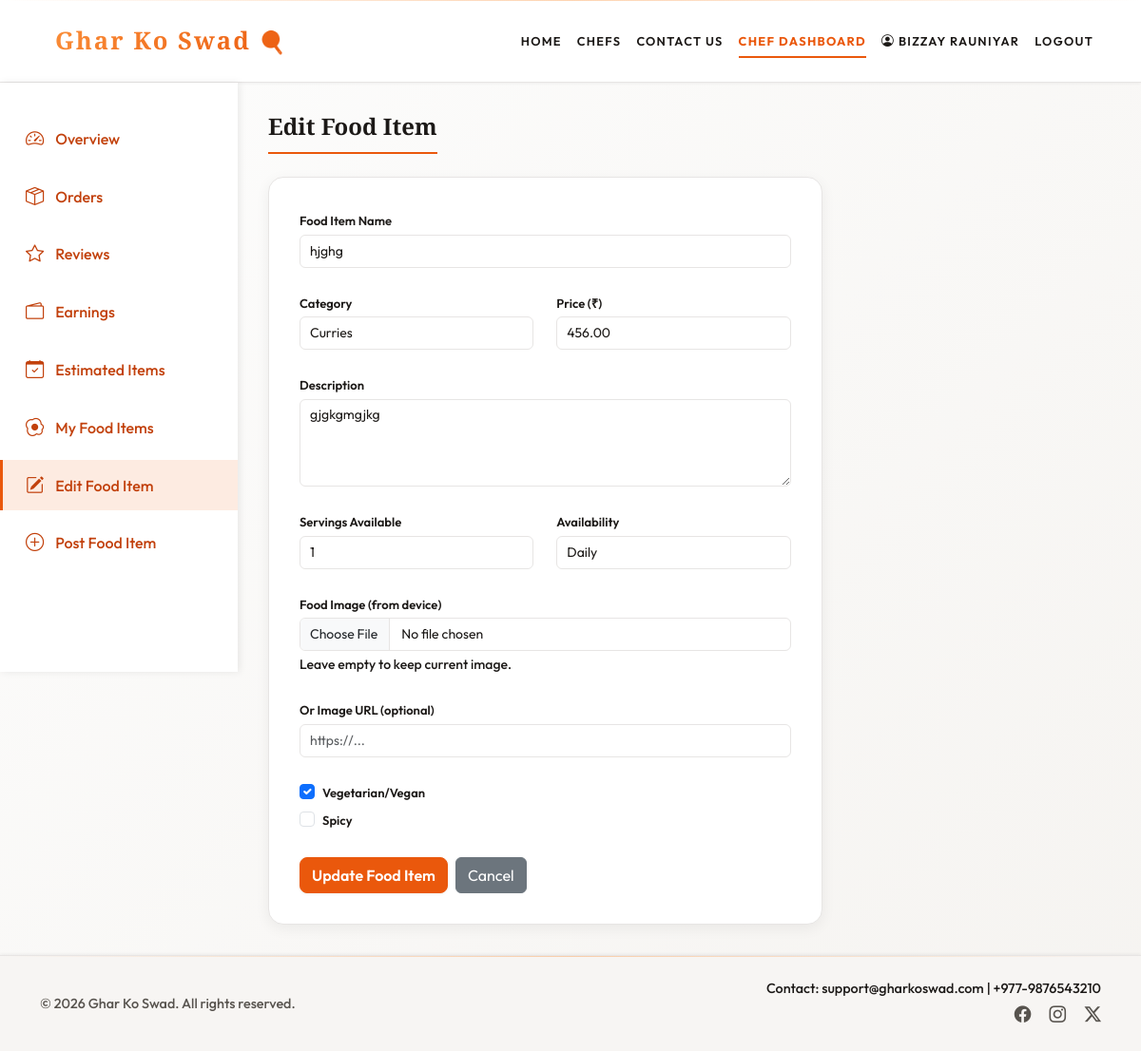
/chef-dashboard/?edit=1 (signed in), run on an earlier commit of the app's database.
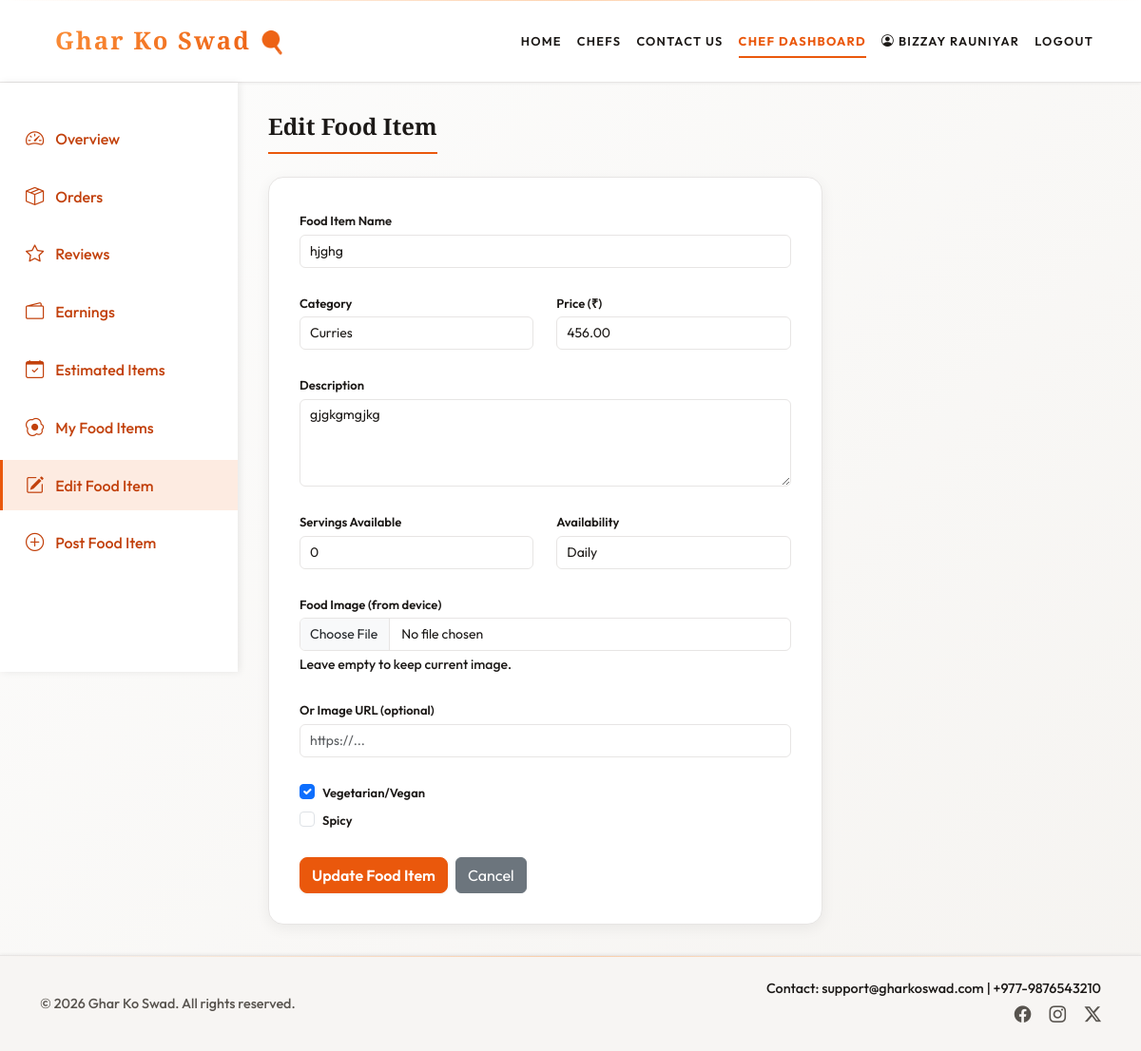
And on a later commit of the database.
### core/models.py (models this page shows, shortened)
class FoodItem(models.Model):
    CATEGORY_CHOICES = [
        ('rice', 'Rice'),
        ('veg', 'Veg'),
        ('non_veg', 'Non-veg'),
        ('sweets_mithai', 'Sweets (Mithai)'),
        ('breads', 'Breads'),
        ('sweets_desserts', 'Sweets & Desserts'),
        ('pickles_sides', 'Pickles & Side Dishes'),
        ('curries', 'Curries'),
        ('soups', 'Soups'),
        ('snacks', 'Snacks'),
        ('nepali', 'Nepali'),
        ('indian', 'Indian'),
        ('other', 'Other (add your own)'),
    ]
    AVAILABILITY_CHOICES = [
        ('daily', 'Daily'),
        ('weekdays', 'Weekdays Only'),
        ('weekends', 'Weekends Only'),
        ('custom', 'Custom'),
    ]
    chef = models.ForeignKey(settings.AUTH_USER_MODEL, on_delete=models.CASCADE, related_name='food_items')
    name = models.CharField(max_length=200)
    category = models.CharField(max_length=30, choices=CATEGORY_CHOICES, default='other')
    category_custom = models.CharField(max_length=100, blank=True, help_text='When category is Other, your own category name')
    price = models.DecimalField(max_digits=10, decimal_places=2)
    description = models.TextField(blank=True)
    image = models.ImageField(upload_to='food/%Y/%m/', blank=True, null=True)
    image_url = models.URLField(blank=True, max_length=500)
    servings_available = models.PositiveIntegerField(default=10)
    availability = models.CharField(max_length=20, choices=AVAILABILITY_CHOICES, default='daily')
    is_vegetarian = models.BooleanField(default=True)
    is_spicy = models.BooleanField(default=False)
    created_at = models.DateTimeField(auto_now_add=True)
    class Meta:
        ordering = ['-created_at']
    def get_display_category(self):
        if self.category == 'other' and getattr(self, 'category_custom', None):
            return (self.category_custom or '').strip()
        try:
            return self.get_category_display()
        except (AttributeError, ValueError):
            return getattr(self, 'category', '') or 'Other'

### core/views.py (the view, shortened to what this page needs)
# urls.py: path('chef-dashboard/', views.chef_dashboard, name='chef_dashboard'),
@login_required(login_url='core:login')
def chef_dashboard(request):
    if not getattr(request.user, 'is_active', True):
        auth_logout(request)
        messages.error(request, 'Your account has been disabled. Please contact support.')
        return redirect('core:login')
    if _user_role(request.user) != 'chef':
        messages.warning(request, 'Only chefs can access the Chef Dashboard.')
        return redirect('core:index')
    chef = request.user
    orders = Order.objects.filter(chef=chef).select_related('customer', 'food_item').order_by('-created_at')[:50]
    delivered_orders = Order.objects.filter(chef=chef, status='delivered').select_related('food_item').order_by('-created_at')[:30]
    reviews = Review.objects.filter(food_item__chef=chef).select_related('customer', 'food_item').order_by('-created_at')[:50]
    food_items = FoodItem.objects.filter(chef=chef, servings_available__gt=0)
    chef_food_items = FoodItem.objects.filter(chef=chef).order_by('-created_at')
    from django.db.models.functions import Coalesce
    delivered = Order.objects.filter(chef=chef, status='delivered')
    earnings_total = 0
    for o in delivered:
        earnings_total += _parse_total(o.total)
    this_month = delivered.filter(created_at__month=timezone.now().month, created_at__year=timezone.now().year)
    earnings_month = sum(_parse_total(o.total) for o in this_month)
    pending_count = Order.objects.filter(chef=chef).filter(status='pending').count()
    completed_count = Order.objects.filter(chef=chef).filter(status='delivered').count()
    from django.db.models import Avg
    avg_rating = Review.objects.filter(food_item__chef=chef).aggregate(Avg('rating'))['rating__avg'] or 0
    from .estimation import get_estimated_portions_for_chef
    try:
        estimation_result = get_estimated_portions_for_chef(chef)
    except Exception:
        estimation_result = {'estimates': [], 'total_suggested': 0, 'total_actual_7': 0}
    edit_item = None
    edit_id = request.GET.get('edit')
    if edit_id:
        edit_item = FoodItem.objects.filter(chef=chef, id=edit_id).first()
    return render(request, 'core/chef_dashboard.html', {
        'orders': orders,
        'delivered_orders': delivered_orders,
        'reviews': reviews,
        'food_items': food_items,
        'chef_food_items': chef_food_items,
        'pending_count': pending_count,
        'completed_count': completed_count,
        'earnings_total': int(earnings_total),
        'earnings_month': int(earnings_month),
        'avg_rating': round(float(avg_rating), 1),
        'estimation_result': estimation_result,
        'edit_item': edit_item,
    })

### core/context_processors.py (called while the page is built)
def user_profile(request):
    class ProfileRole:
        def __init__(self, role):
            self.role = role
    role = getattr(request.user, 'user_type', None) if request.user.is_authenticated else None
    return {'user_profile': ProfileRole(role) if role else None}

### core/estimation.py (called while the page is built)
def _category_index(category):
    try:
        return CATEGORY_KEYS.index(category) if category in CATEGORY_KEYS else len(CATEGORY_KEYS) - 1
    except (ValueError, TypeError):
        return len(CATEGORY_KEYS) - 1

### core/views.py (called while the page is built)
def _parse_total(s):
    if not s:
        return Decimal('0')
    s = re.sub(r'[^\d.]', '', str(s))
    try:
        return Decimal(s)
    except Exception:
        return Decimal('0')

def _user_role(user):
    if not user.is_authenticated:
        return None
    return getattr(user, 'user_type', None)

### templates/core/chef_dashboard.html (shortened to what the changed rows need)
{% extends 'base.html' %}
{% load static %}
{% block content %}
<div class="dashboard-container">
    <div class="main-content">
        <section id="edit-food" class="content-section {% if not edit_item %}d-none{% endif %}">
            <h2 class="section-title">Edit Food Item</h2>
            {% if edit_item %}
            <div class="row">
                <div class="col-lg-8">
                    <div class="form-section">
                        <form method="post" action="{% url 'core:chef_dashboard' %}" enctype="multipart/form-data">
                            <div class="mb-4">
                                <label class="form-label">Food Item Name</label>
                                <input type="text" name="food_name" class="form-control" value="{{ edit_item.name }}" required>
                            </div>
                            <div class="row">
                                <div class="col-md-6 mb-4">
                                    <label class="form-label">Category</label>
                                    <select name="category" id="editCategory" class="form-select" required>
                                        <option value="curries" {% if edit_item.category == 'curries' %}selected{% endif %}>Curries</option>
                                    </select>
                                </div>
                                <div class="col-md-6 mb-4">
                                    <label class="form-label">Price (₹)</label>
                                    <input type="number" name="price" class="form-control" value="{{ edit_item.price }}" min="0" step="0.01" required>
                                </div>
                            </div>
                            <div class="mb-4">
                                <label class="form-label">Description</label>
                                <textarea name="description" class="form-control" rows="4">{{ edit_item.description|default:'' }}</textarea>
                            </div>
                            <div class="row">
                                <div class="col-md-6 mb-4">
                                    <label class="form-label">Servings Available</label>
                                    <input type="number" name="servings_available" class="form-control" value="{{ edit_item.servings_available }}" min="0">
                                </div>
                                <div class="col-md-6 mb-4">
                                    <label class="form-label">Availability</label>
                                    <select name="availability" class="form-select">
                                        <option value="daily" {% if edit_item.availability == 'daily' %}selected{% endif %}>Daily</option>
                                    </select>
                                </div>
                            </div>
                            <div class="mb-4">
                                <label class="form-label">Food Image (from device)</label>
                                <input type="file" name="image" class="form-control" accept="image/*">
                                <small class="text-muted d-block mt-1">Leave empty to keep current image.</small>
                            </div>
                            <div class="mb-4">
                                <label class="form-label">Or Image URL (optional)</label>
                                <input type="url" name="image_url" class="form-control" value="{{ edit_item.image_url|default:'' }}" placeholder="https://...">
                            </div>
                            <div class="mb-4">
                                <div class="form-check">
                                    <input class="form-check-input" type="checkbox" name="is_vegetarian" id="editVegan" {% if edit_item.is_vegetarian %}checked{% endif %}>
                                    <label class="form-check-label" for="editVegan">Vegetarian/Vegan</label>
                                </div>
                                <div class="form-check">
                                    <input class="form-check-input" type="checkbox" name="is_spicy" id="editSpicy" {% if edit_item.is_spicy %}checked{% endif %}>
                                    <label class="form-check-label" for="editSpicy">Spicy</label>
                                </div>
                            </div>
                            <div class="d-flex gap-2">
                                <button type="submit" class="btn btn-primary">Update Food Item</button>
                                <a href="{% url 'core:chef_dashboard' %}#my-food" class="btn btn-secondary">Cancel</a>
                            </div>
                        </form>
                    </div>
                </div>
            </div>
            {% else %}
            <p class="text-muted">Select a food item to edit from <a href="#" class="sidebar-item" data-section="my-food">My Food Items</a>.</p>
            {% endif %}
        </section>
    </div>
</div>
{% endblock %}

What changed in the data, as far as the page shows it:
changed FoodItem "hjghg": servings_available "1" → "0"
